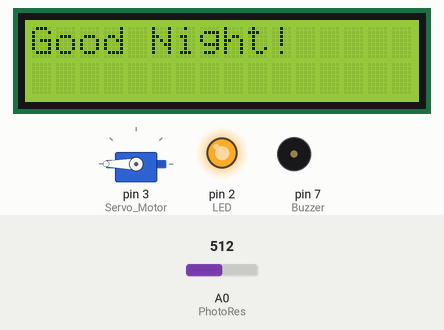
Simulated run of this sketch. Board: Arduino Uno, built with avr-gcc and run on an emulated ATmega328P. Parts: servo, 16×2 character LCD, output pins drawn as LEDs (lit = HIGH), buzzer (waves = sounding, pin HIGH). The inputs (shaded band) are chosen by the test bench; at power-on: A0 (PhotoRes) = 512. What the sketch prints to the serial monitor is not drawn.

Above: at 1.3 s.
1.4 s: A0 (PhotoRes) set to 414
4.9 s: A0 (PhotoRes) set to 387
At 6.0 s:
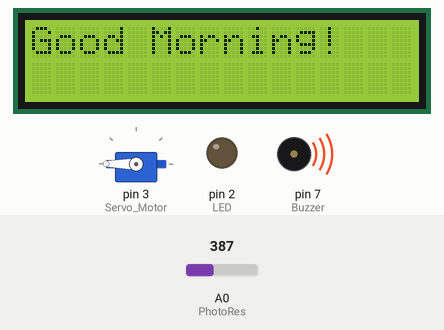
6.5 s: A0 (PhotoRes) set to 410
At 7.1 s:
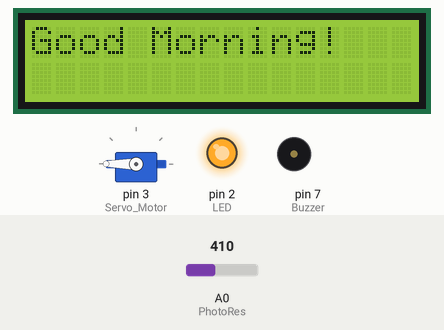
8.1 s: A0 (PhotoRes) set to 390
At 9.7 s:
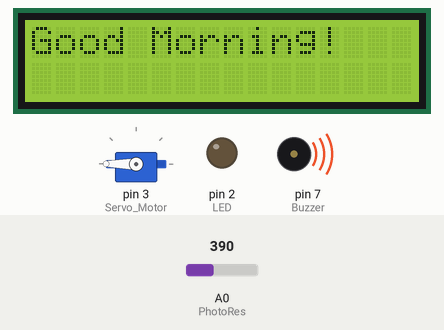
10.2 s: A0 (PhotoRes) set to 511
At 10.8 s:
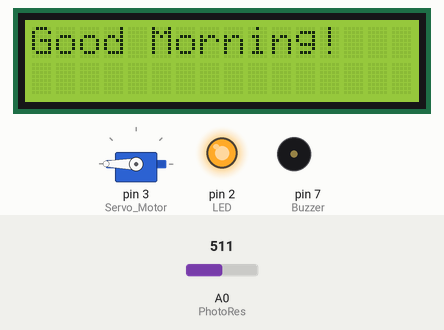
Timing chart, 0 to 14.7 s (numbered marks = the images above; inputs shaded):
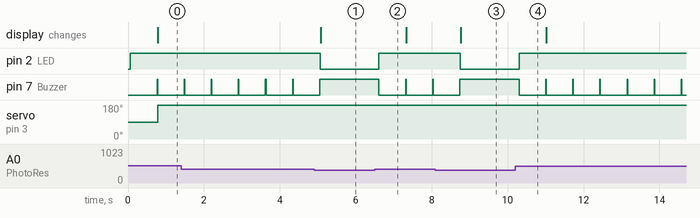

Measured:
- the behaviour switches between 400 and 399 on A0 (PhotoRes) (found by bisection; images 0 and 1)
- after the input at 4.9 s, pin 2 (LED): HIGH → LOW after 0.16 s; pin 7 (Buzzer): goes on until 5.0 s, then stays HIGH; the display: changes after 0.18 s (image 1)
- after the input at 6.5 s, pin 2 (LED): LOW → HIGH after 0.11 s; pin 7 (Buzzer): alternates HIGH for 0.01 s and LOW for 0.70 s, starting after 0.11 s
- after the input at 8.1 s, pin 2 (LED): HIGH → LOW after 0.66 s; pin 7 (Buzzer): goes on until 8.7 s, then stays HIGH; the display: changes after 0.67 s (image 3)
- after the input at 10.2 s, pin 2 (LED): LOW → HIGH after 0.10 s; pin 7 (Buzzer): alternates HIGH for 0.01 s and LOW for 0.70 s, starting after 0.10 s
- by itself, pin 7 (Buzzer): alternates HIGH for 0.01 s and LOW for 0.70 s

The sketch:

Arduino_Group16.ino
```cpp
#include <Servo.h>
#include <Wire.h>
#include <LiquidCrystal_I2C.h>
#define LED 2
#define PhotoRes A0
#define Buzzer 7
Servo Servo_Motor;
int servo_pos = 0;
int servo_direction_pin = 0;
LiquidCrystal_I2C lcd(0x27, 16, 2);

void setup()
{
  Serial.begin(9600);
  Servo_Motor.attach(3);
  pinMode(LED, OUTPUT);
  pinMode(PhotoRes, INPUT);
  pinMode(Buzzer, OUTPUT);
  lcd.init();
	lcd.backlight();
}

void loop()
{
  int photo_value = analogRead(PhotoRes);

  if(photo_value < 400){
   Servo_Motor.detach();
    digitalWrite(LED, LOW);
    digitalWrite(Buzzer, HIGH);
    lcd.clear();                  // clear display
  lcd.setCursor(0, 0);          // move cursor to   (0, 1)
  lcd.print("Good Morning!"); // print message at (0, 1)
  delay(500);
}

  else {
  Servo_Motor.attach(3);
  digitalWrite(LED, HIGH);
  digitalWrite(Buzzer, LOW);
  delay(700);
  digitalWrite(Buzzer, HIGH);
  Servo_Motor.write(180);
  lcd.clear();                 // clear display
  lcd.setCursor(0, 0);         // move cursor to   (0, 0)
  lcd.print("Good Night!");

  }
  Serial.println(photo_value);
}
```
